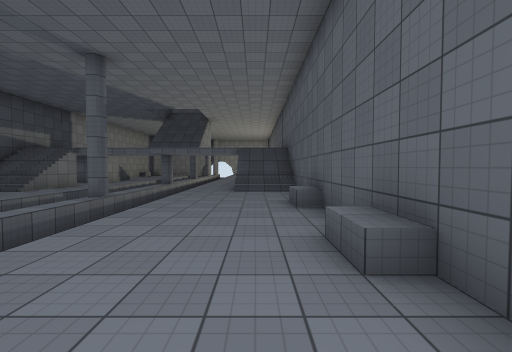
view 1 (above)

18 first-person views from a walk through a scene from a Unity 3-D project. The camera is 1.5 m above the floor, tilts 2° down and sees 90° across. Doors are open. The floor is counted in squares, 2 m on a side. Each view is taken from the middle of a square. On the plan, view 1 faces up. The plan holds only what a view shows up to about 9 squares ahead; the rest is blank. The place goes on beyond the plan. The player is left out. Some animated figures are not drawn. Surface patterns are stand-ins for the level's own textures.

view 2
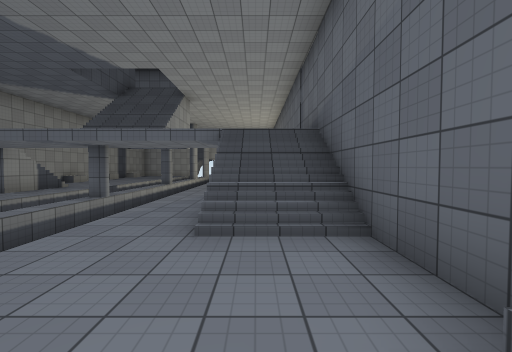

view 3
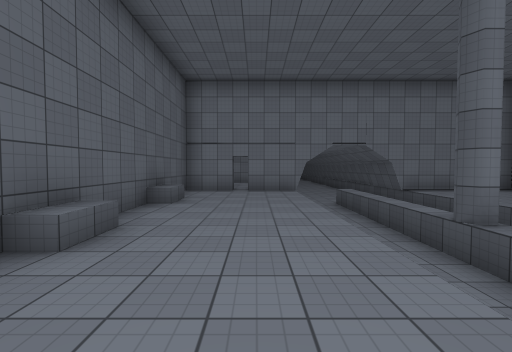

view 4
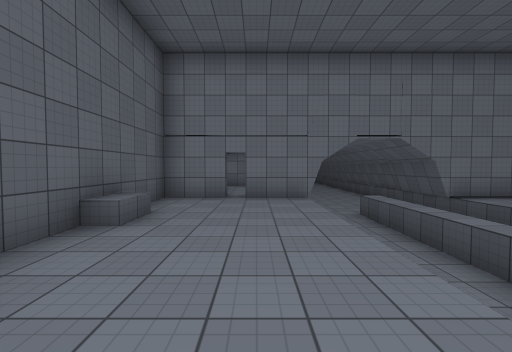

view 5
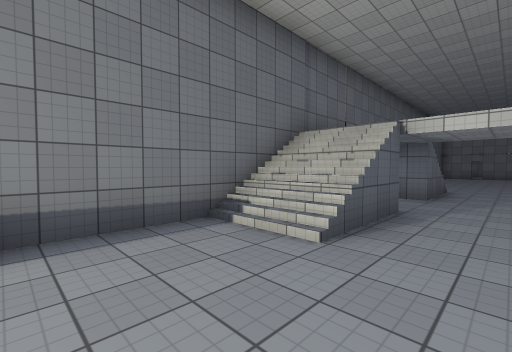

view 6
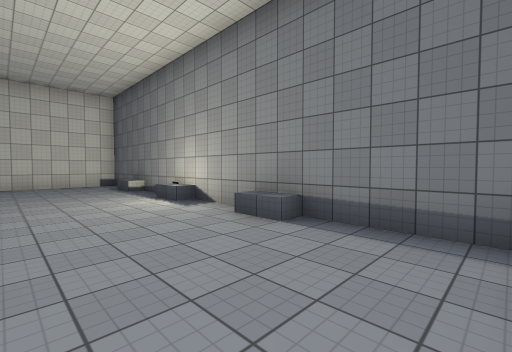

view 7
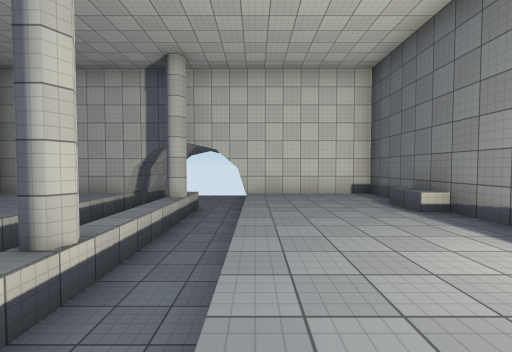

view 8
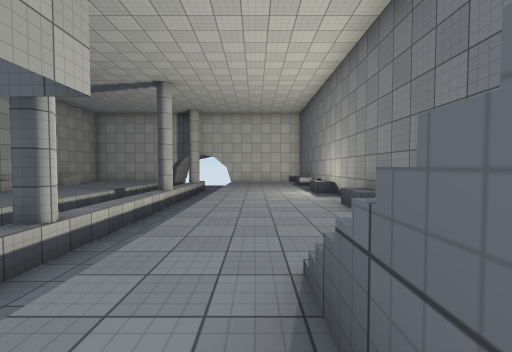

view 9
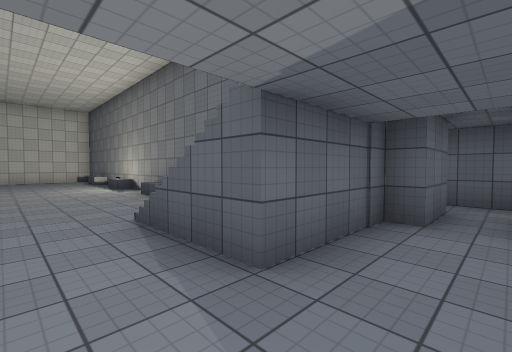

view 10
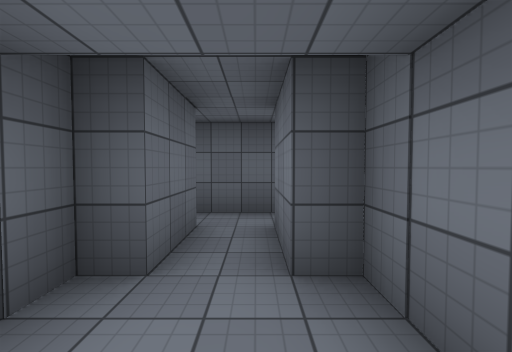

view 11
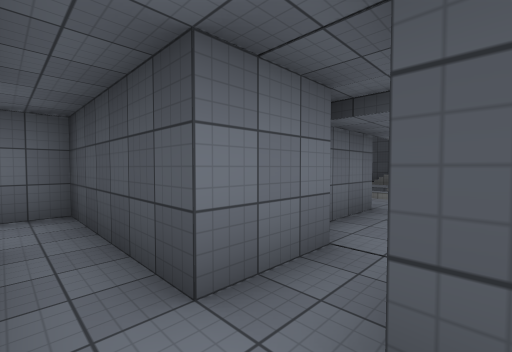

view 12
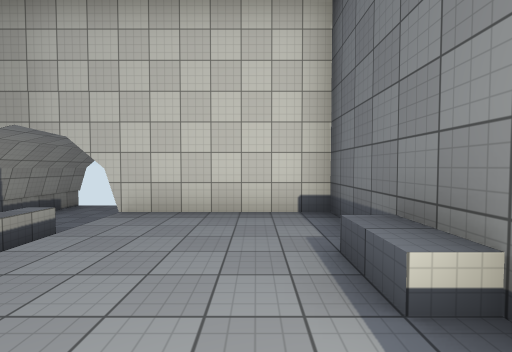

view 13
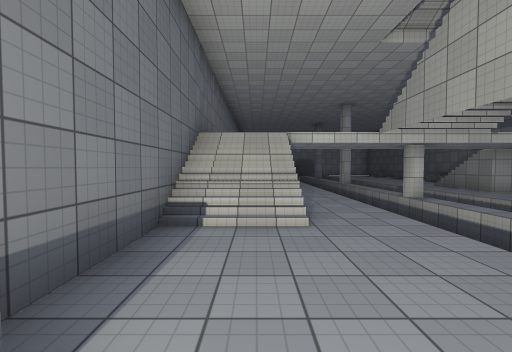

view 14
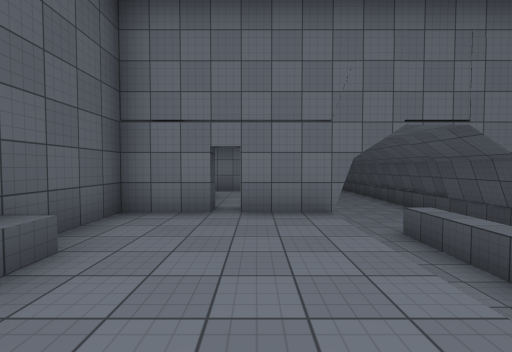

view 15
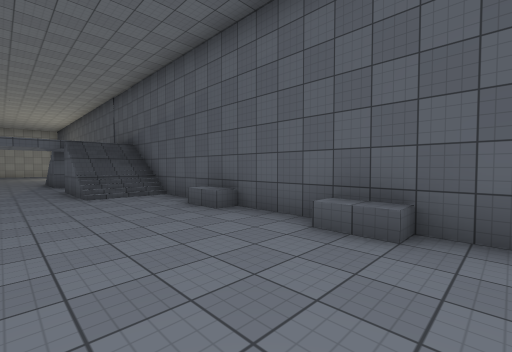

view 16
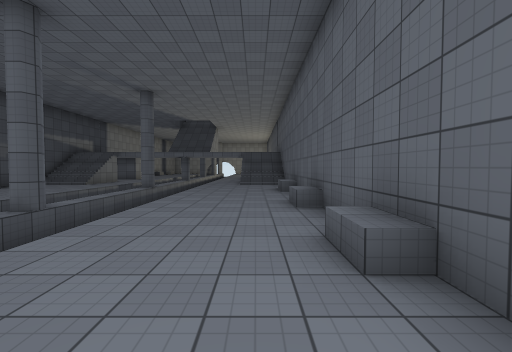

view 17
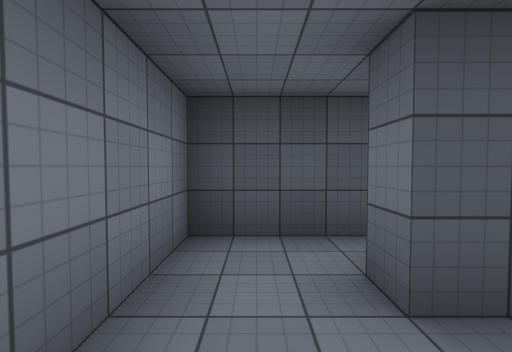

view 18
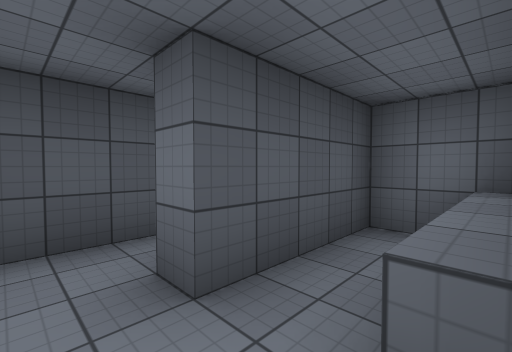

### Floor plan
Key: @ floor where view 1 was taken; # wall or solid block; x gap in a wall; . floor; / step, stairs or slope; D open door; = window, fence, low wall or low ledge; v drop or lower ground.
Columns run from 5 left of view 1 to 6 right of it. Each row starts with its distance up from view 1.
 29 vv
 28 vvv
 27  vv#####
 26  .v....#
 25  .v....#
 24  vv...##
 23  vv....#
 22 =#v....#
 21  #v...##
 20   v....#
 19   v....#
 18   v...##
 17  xv....#
 16  xv....#
 15    ..//#
 14    ..//#
 13    ..//##
 12  x ../DD#.#
 11  . ...DD..##
 10  v ..//##.##
  9  v ..//##.##
  8  v ..//##...
  7  . ....####
  6  . ....#
  5  v ...##
  4  v ....#
  3  vv....#
  2  .v...##
  1  .v....#
  0  vv..@.#
 -1  vv...##
 -2  vv....#
 -3 vvv....#
 -4 vvv#####
 -5 vvv
 -6 vvv

Where each view was taken, in squares from view 1:
view 1: 0 up, 0 right, facing up
view 2: 5 up, 0 right, facing up
view 3: 5 up, 1 left, facing down
view 4: 3 up, 1 left, facing down
view 5: 17 up, 2 left, facing down-right
view 6: 15 up, 2 left, facing up-right
view 7: 19 up, 2 left, facing up
view 8: 13 up, 1 left, facing up
view 9: 11 up, 2 left, facing up-right
view 10: 11 up, 0 right, facing right
view 11: 12 up, 4 right, facing down-left
view 12: 22 up, 0 right, facing up
view 13: 18 up, 0 right, facing down
view 14: 1 up, 1 left, facing down
view 15: 1 up, 2 left, facing up-right
view 16: 3 down, 0 right, facing up
view 17: 8 up, 6 right, facing left
view 18: 8 up, 6 right, facing up-left
